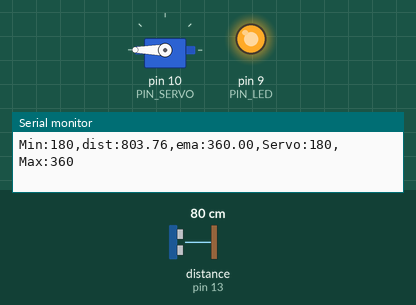
Simulated run of this sketch. Board: Arduino Uno, built with avr-gcc and run on an emulated ATmega328P. Parts: servo, output pins drawn as LEDs (lit = HIGH), the last lines printed to the serial monitor. Wiring (inferred from the names in the program): ultrasonic range finder: trigger pin 12; echo pin 13. The inputs (shaded band) are chosen by the test bench; at power-on: distance to the obstacle (sensor on pin 13) 80 cm. The echo pulse lasts 58.3 µs per cm; pins used as bus, display or sensor lines are not drawn.

Above: at 1.2 s.
1.3 s: distance to the obstacle (sensor on pin 13) set to 18 cm
At 1.61 s:
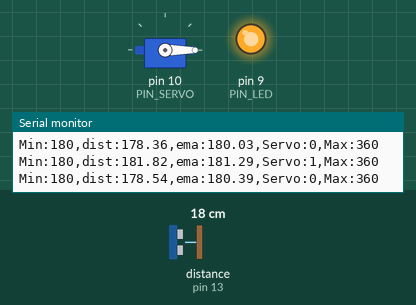
4.3 s: distance to the obstacle (sensor on pin 13) set to 35 cm
At 4.58 s:
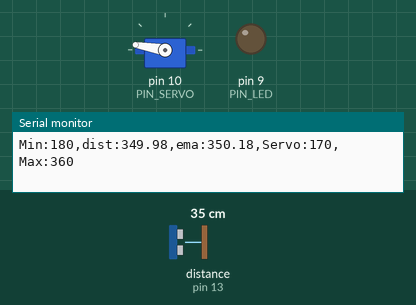
7.3 s: distance to the obstacle (sensor on pin 13) set to 250 cm
At 8.4 s:
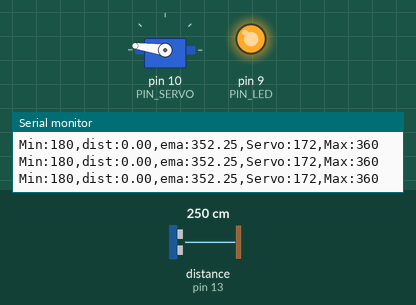
Timing chart, 0 to 10.3 s (numbered marks = the images above; inputs shaded):
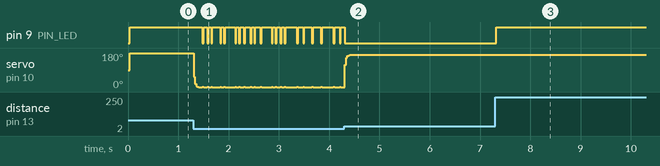

The sketch:

11P07-achievement.ino
```cpp
#include <Servo.h>

// 핀 설정
#define PIN_LED   9
#define PIN_TRIG  12
#define PIN_ECHO  13
#define PIN_SERVO 10

// 초음파 센서 설정
#define SND_VEL 346.0
#define INTERVAL 25
#define PULSE_DURATION 10

// 거리 단위: mm
#define _DIST_MIN 180   // 18cm
#define _DIST_MAX 360   // 36cm

#define TIMEOUT_US 12000UL
#define SCALE (0.001 * 0.5 * SND_VEL)

// EMA 필터
#define _EMA_ALPHA 0.7

Servo myservo;

unsigned long last_sampling_time = 0;

// 초기 거리: 27cm, 이에 대응하는 서보 각도는 90도
float dist_ema = 270.0;
bool ema_initialized = false;

void setup() {
  pinMode(PIN_LED, OUTPUT);
  pinMode(PIN_TRIG, OUTPUT);
  pinMode(PIN_ECHO, INPUT);

  digitalWrite(PIN_TRIG, LOW);
  digitalWrite(PIN_LED, LOW);

  myservo.attach(PIN_SERVO);
  myservo.write(90);

  Serial.begin(57600);
}

void loop() {
  // 일정한 간격으로 센서 측정
  if (millis() - last_sampling_time < INTERVAL)
    return;

  last_sampling_time = millis();

  // 초음파 센서 측정값(mm)
  float dist_raw = USS_measure(PIN_TRIG, PIN_ECHO);

  // 실제 측정값이 18~36cm 범위에 있는지 확인
  bool in_range =
      (dist_raw >= _DIST_MIN && dist_raw <= _DIST_MAX);

  // 측정에 성공한 경우에만 필터 갱신
  if (dist_raw > 0.0) {

    // 범위 필터: 서보 제어에 사용할 거리를 180~360mm로 제한
    float dist_limited =
        constrain(dist_raw, (float)_DIST_MIN, (float)_DIST_MAX);

    // 최초 측정은 즉시 반영하고, 이후부터 EMA 적용
    if (!ema_initialized) {
      dist_ema = dist_limited;
      ema_initialized = true;
    } else {
      dist_ema =
          _EMA_ALPHA * dist_limited
          + (1.0 - _EMA_ALPHA) * dist_ema;
    }
  }

  // 측정 실패(dist_raw == 0) 시 EMA를 갱신하지 않음
  // 따라서 측정 실패만으로 서보가 갑자기 0도로 이동하지 않음

  // 거리 180~360mm를 서보 각도 0~180도로 선형 변환
  float angle_f =
      (dist_ema - _DIST_MIN) * 180.0
      / (_DIST_MAX - _DIST_MIN);

  int servo_angle = constrain((int)(angle_f + 0.5), 0, 180);

  myservo.write(servo_angle);

  // 실제 측정 거리가 18~36cm일 때 LED 점등
  digitalWrite(PIN_LED, in_range ? LOW : HIGH);

  // Serial Plotter 출력
  Serial.print("Min:");
  Serial.print(_DIST_MIN);

  Serial.print(",dist:");
  Serial.print(dist_raw);

  Serial.print(",ema:");
  Serial.print(dist_ema);

  Serial.print(",Servo:");
  Serial.print(myservo.read());

  Serial.print(",Max:");
  Serial.print(_DIST_MAX);

  Serial.println("");
}

// 초음파 측정 함수
// 반환값: 거리(mm), 측정 실패 시 0
float USS_measure(int TRIG, int ECHO) {
  digitalWrite(TRIG, LOW);
  delayMicroseconds(2);

  digitalWrite(TRIG, HIGH);
  delayMicroseconds(PULSE_DURATION);

  digitalWrite(TRIG, LOW);

  unsigned long duration =
      pulseIn(ECHO, HIGH, TIMEOUT_US);

  if (duration == 0)
    return 0.0;

  return duration * SCALE;
}
```

Measured:
- after the input at 7.3 s, pin 9 (PIN_LED): LOW → HIGH at once; servo on pin 10 (PIN_SERVO): stops changing and stays 172°
